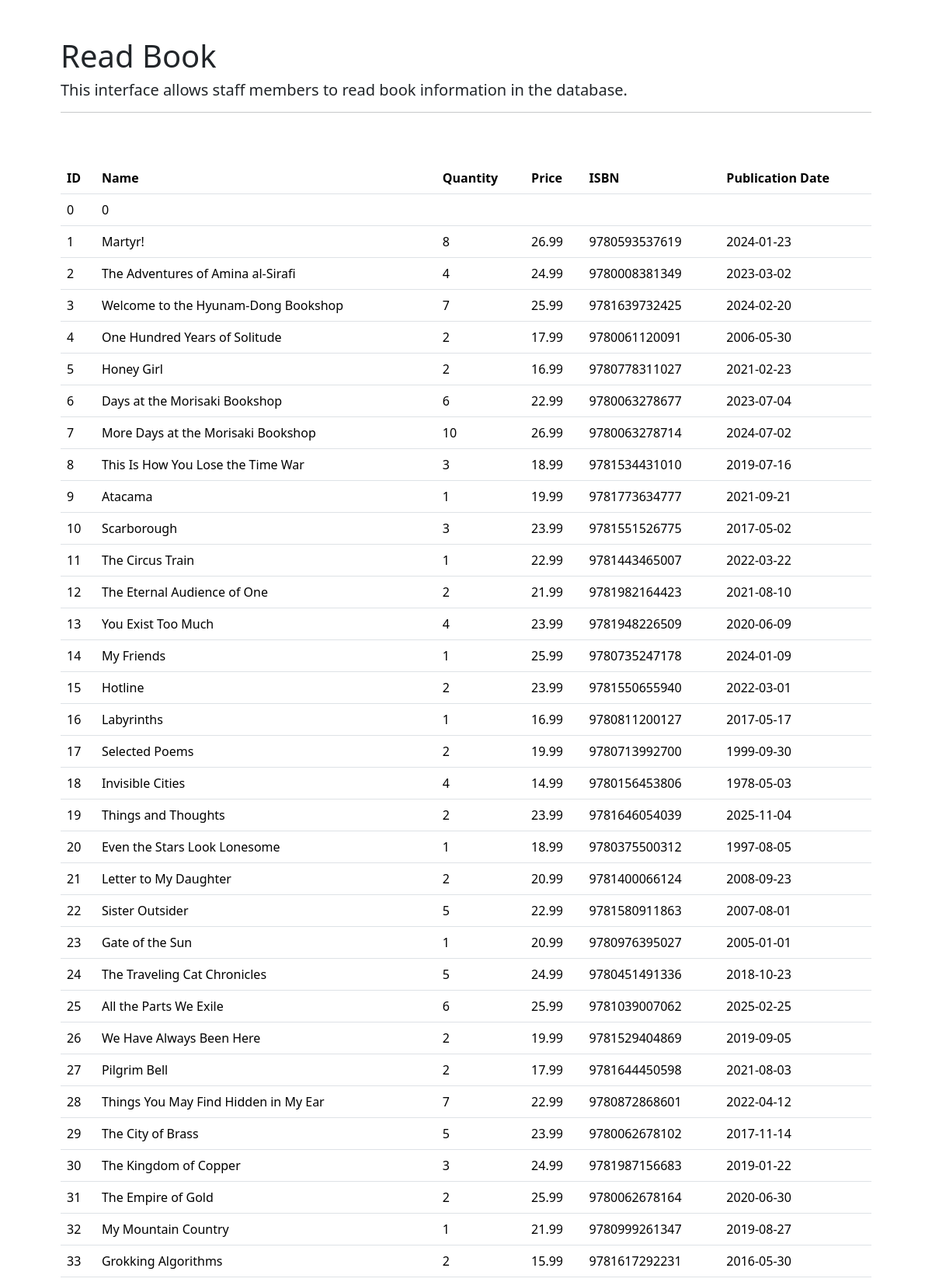
The page /final_project/read/read_book.php (upper part) on the database its author committed.
### tables this page shows
CREATE TABLE book (
  book_id INT NOT NULL,
  book_name VARCHAR(200) NOT NULL,
  book_quantity INT,
  book_price DOUBLE,
  book_isbn VARCHAR(15),
  book_pub_date DATE,
  PRIMARY KEY (book_id)
);

### final_project/read/read_book.php (the view, shortened to what this page needs)
<?php
require_once '../connect.php';
$q1 = "SELECT * FROM book";
$stmt = $conn->prepare($q1);
$stmt->execute($i);
?>
<!DOCTYPE HTML>
<html>
    <head>
         <link href="https://cdn.jsdelivr.net/npm/bootstrap@5.3.8/dist/css/bootstrap.min.css" rel="stylesheet">
    </head>
    <body>
    <div class="container p-5">
        <h1>Read Book</h1>
        <h5>This interface allows staff members to read book information in the database.</h5>
        <hr/>
        <br><br>
        <table class="table">
                <thead>
                    <tr>
                    <th>ID</th>
                    <th>Name</th>
                    <th>Quantity</th>
                    <th>Price</th>
                    <th>ISBN</th>
                    <th>Publication Date</th>
                    </tr>
                </thead>
                <tbody>
                <?php
                    while($book = $stmt->fetch(PDO::FETCH_ASSOC)) { ?>
                    <tr>
                        <td><?php echo $book["book_id"];?></td>
                        <td><?php echo $book["book_name"];?></td>
                        <td><?php echo $book["book_quantity"];?></td>
                        <td><?php echo $book["book_price"];?></td>
                        <td><?php echo $book["book_isbn"];?></td>
                        <td><?php echo $book["book_pub_date"];?></td>
                    </tr>
                <?php
                    } ?>
                </tbody>
                </table>
    </div>
    </body>
</html>

### rows shown on the page
book: book_id "0", book_name "0"
book: book_id "1", book_name "Martyr!", book_quantity "8", book_price "26.99", book_isbn "9780593537619", book_pub_date "2024-01-23"
book: book_id "2", book_name "The Adventures of Amina al-Sirafi", book_quantity "4", book_price "24.99", book_isbn "9780008381349", book_pub_date "2023-03-02"
book: book_id "3", book_name "Welcome to the Hyunam-Dong Bookshop", book_quantity "7", book_price "25.99", book_isbn "9781639732425", book_pub_date "2024-02-20"
book: book_id "4", book_name "One Hundred Years of Solitude", book_quantity "2", book_price "17.99", book_isbn "9780061120091", book_pub_date "2006-05-30"
book: book_id "5", book_name "Honey Girl", book_quantity "2", book_price "16.99", book_isbn "9780778311027", book_pub_date "2021-02-23"
book: book_id "6", book_name "Days at the Morisaki Bookshop", book_quantity "6", book_price "22.99", book_isbn "9780063278677", book_pub_date "2023-07-04"
book: book_id "7", book_name "More Days at the Morisaki Bookshop", book_quantity "10", book_price "26.99", book_isbn "9780063278714", book_pub_date "2024-07-02"
book: book_id "8", book_name "This Is How You Lose the Time War", book_quantity "3", book_price "18.99", book_isbn "9781534431010", book_pub_date "2019-07-16"
book: book_id "9", book_name "Atacama", book_quantity "1", book_price "19.99", book_isbn "9781773634777", book_pub_date "2021-09-21"
book: book_id "10", book_name "Scarborough", book_quantity "3", book_price "23.99", book_isbn "9781551526775", book_pub_date "2017-05-02"
book: book_id "11", book_name "The Circus Train", book_quantity "1", book_price "22.99", book_isbn "9781443465007", book_pub_date "2022-03-22"
book: book_id "12", book_name "The Eternal Audience of One", book_quantity "2", book_price "21.99", book_isbn "9781982164423", book_pub_date "2021-08-10"
book: book_id "13", book_name "You Exist Too Much", book_quantity "4", book_price "23.99", book_isbn "9781948226509", book_pub_date "2020-06-09"
book: book_id "14", book_name "My Friends", book_quantity "1", book_price "25.99", book_isbn "9780735247178", book_pub_date "2024-01-09"
book: book_id "15", book_name "Hotline", book_quantity "2", book_price "23.99", book_isbn "9781550655940", book_pub_date "2022-03-01"
book: book_id "16", book_name "Labyrinths", book_quantity "1", book_price "16.99", book_isbn "9780811200127", book_pub_date "2017-05-17"
book: book_id "17", book_name "Selected Poems", book_quantity "2", book_price "19.99", book_isbn "9780713992700", book_pub_date "1999-09-30"
book: book_id "18", book_name "Invisible Cities", book_quantity "4", book_price "14.99", book_isbn "9780156453806", book_pub_date "1978-05-03"
book: book_id "19", book_name "Things and Thoughts", book_quantity "2", book_price "23.99", book_isbn "9781646054039", book_pub_date "2025-11-04"
book: book_id "20", book_name "Even the Stars Look Lonesome", book_quantity "1", book_price "18.99", book_isbn "9780375500312", book_pub_date "1997-08-05"
book: book_id "21", book_name "Letter to My Daughter", book_quantity "2", book_price "20.99", book_isbn "9781400066124", book_pub_date "2008-09-23"
book: book_id "22", book_name "Sister Outsider", book_quantity "5", book_price "22.99", book_isbn "9781580911863", book_pub_date "2007-08-01"
book: book_id "23", book_name "Gate of the Sun", book_quantity "1", book_price "20.99", book_isbn "9780976395027", book_pub_date "2005-01-01"
book: book_id "24", book_name "The Traveling Cat Chronicles", book_quantity "5", book_price "24.99", book_isbn "9780451491336", book_pub_date "2018-10-23"
book: book_id "25", book_name "All the Parts We Exile", book_quantity "6", book_price "25.99", book_isbn "9781039007062", book_pub_date "2025-02-25"
book: book_id "26", book_name "We Have Always Been Here", book_quantity "2", book_price "19.99", book_isbn "9781529404869", book_pub_date "2019-09-05"
book: book_id "27", book_name "Pilgrim Bell", book_quantity "2", book_price "17.99", book_isbn "9781644450598", book_pub_date "2021-08-03"
book: book_id "28", book_name "Things You May Find Hidden in My Ear", book_quantity "7", book_price "22.99", book_isbn "9780872868601", book_pub_date "2022-04-12"
book: book_id "29", book_name "The City of Brass", book_quantity "5", book_price "23.99", book_isbn "9780062678102", book_pub_date "2017-11-14"
book: book_id "30", book_name "The Kingdom of Copper", book_quantity "3", book_price "24.99", book_isbn "9781987156683", book_pub_date "2019-01-22"
book: book_id "31", book_name "The Empire of Gold", book_quantity "2", book_price "25.99", book_isbn "9780062678164", book_pub_date "2020-06-30"
book: book_id "32", book_name "My Mountain Country", book_quantity "1", book_price "21.99", book_isbn "9780999261347", book_pub_date "2019-08-27"
book: book_id "33", book_name "Grokking Algorithms", book_quantity "2", book_price "15.99", book_isbn "9781617292231", book_pub_date "2016-05-30"
